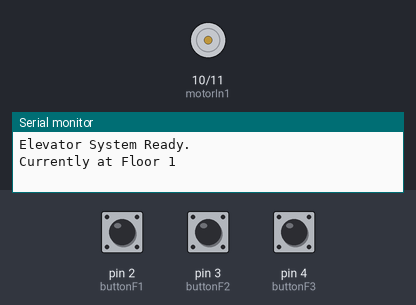
A sketch run on a simulated Arduino Uno, built with avr-gcc and run on an emulated ATmega328P. On the bench: motor-driver pin pairs drawn as motors (green arrow = first pin HIGH = forward, orange = second pin HIGH = backward, longer = more drive, scaled by the enable pin), the last lines printed to the serial monitor. The test bench sets the inputs (shaded band); at power-on: pin 3 (buttonF2) HIGH, pin 2 (buttonF1) HIGH, pin 4 (buttonF3) HIGH.

Above: at 1.2 s.
1.3 s: pin 3 (buttonF2) pulled LOW for 0.15 s
At 1.8 s:
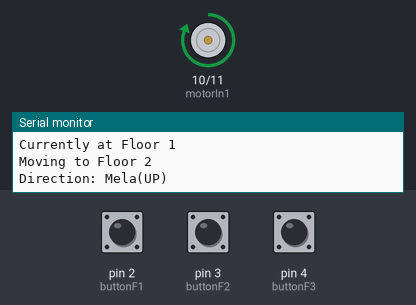
4.4 s: pin 2 (buttonF1) pulled LOW for 0.15 s
At 5.4 s:
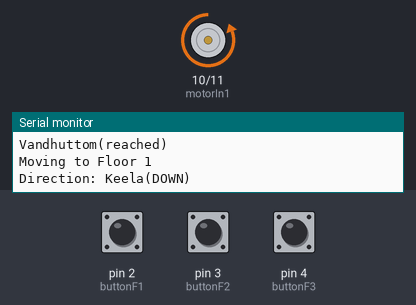
7.5 s: pin 3 (buttonF2) pulled LOW for 1 s
At 10.5 s:
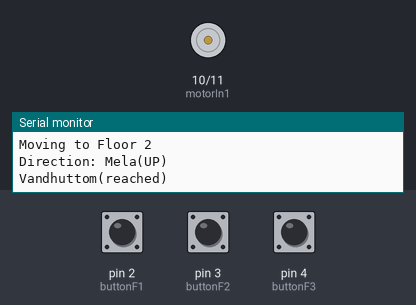
11.0 s: pin 2 (buttonF1) pulled LOW for 1 s
At 11.6 s:
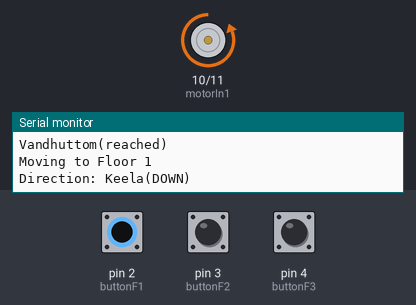
Timing chart, 0 to 14.5 s (numbered marks = the images above; inputs shaded):
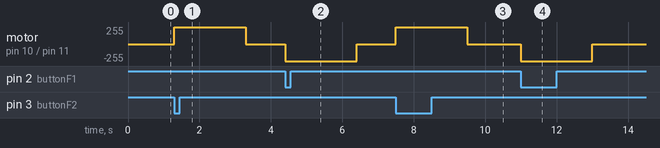

The sketch:

Code.ino
```cpp
const int buttonF1 = 2;
const int buttonF2 = 3;
const int buttonF3 = 4;
const int motorEnable = 9;
const int motorIn1 = 10;
const int motorIn2 = 11;

int currentFloor = 1;
const int timePerFloor = 2000;

void setup() {

  pinMode(buttonF1, INPUT_PULLUP);
  pinMode(buttonF2, INPUT_PULLUP);
  pinMode(buttonF3, INPUT_PULLUP);
  pinMode(motorEnable, OUTPUT);
  pinMode(motorIn1, OUTPUT);
  pinMode(motorIn2, OUTPUT);
  digitalWrite(motorEnable, HIGH);

  Serial.begin(9600);
  Serial.println("Elevator System Ready.");
  Serial.println("Currently at Floor 1");
}

void loop() {
  int targetFloor = 0;

  if (digitalRead(buttonF1) == LOW) {
    targetFloor = 1;
  }

  else if (digitalRead(buttonF2) == LOW) {
    targetFloor = 2;
  }

  else if (digitalRead(buttonF3) == LOW) {
    targetFloor = 3;
  }

  if (targetFloor != 0 && targetFloor != currentFloor) {
    moveElevator(targetFloor);
  }
}

void moveElevator(int targetFloor) {

  int floorsToMove = targetFloor - currentFloor;
  int moveTime = abs(floorsToMove) * timePerFloor;
  Serial.print("Moving to Floor ");
  Serial.println(targetFloor);

  if (floorsToMove > 0) {
    digitalWrite(motorIn1, HIGH);
    digitalWrite(motorIn2, LOW);
    Serial.println("Direction: Mela(UP)");
  }

  else {
    digitalWrite(motorIn1, LOW);
    digitalWrite(motorIn2, HIGH);
    Serial.println("Direction: Keela(DOWN)");
  }

  delay(moveTime);
  digitalWrite(motorIn1, LOW);
  digitalWrite(motorIn2, LOW);
  Serial.println("Vandhuttom(reached)");
  currentFloor = targetFloor;
}
```

Measured:
- after the input at 1.3 s, motor on pin 10 (motorIn1) / pin 11 (motorIn2): stopped → forward 255/255 at once, → stopped 2.0 s later
- after the input at 4.4 s, motor on pin 10 (motorIn1) / pin 11 (motorIn2): stopped → backward 255/255 at once, → stopped 2.0 s later
- after the input at 7.5 s, motor on pin 10 (motorIn1) / pin 11 (motorIn2): stopped → forward 255/255 at once, → stopped 2.0 s later
- after the input at 11.0 s, motor on pin 10 (motorIn1) / pin 11 (motorIn2): stopped → backward 255/255 at once, → stopped 2.0 s later
